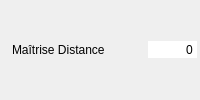
       <widget class="QWidget" name="widget_distance" native="true">
        <property name="minimumSize">
         <size>
          <width>200</width>
          <height>26</height>
         </size>
        </property>
        <layout class="QHBoxLayout" name="horizontalLayout_19">
         <property name="spacing">
          <number>2</number>
         </property>
         <property name="leftMargin">
          <number>3</number>
         </property>
         <property name="topMargin">
          <number>3</number>
         </property>
         <property name="rightMargin">
          <number>3</number>
         </property>
         <property name="bottomMargin">
          <number>3</number>
         </property>
         <item>
          <widget class="QLabel" name="label_37">
           <property name="text">
            <string/>
           </property>
           <property name="pixmap">
            <pixmap resource="../images/images.qrc">:/Aptitudes/distance.png</pixmap>
           </property>
          </widget>
         </item>
         <item>
          <widget class="QLabel" name="label_distance">
           <property name="text">
            <string>Maîtrise Distance</string>
           </property>
          </widget>
         </item>
         <item>
          <spacer name="horizontalSpacer_20">
           <property name="orientation">
            <enum>Qt::Horizontal</enum>
           </property>
           <property name="sizeHint" stdset="0">
            <size>
             <width>37</width>
             <height>12</height>
            </size>
           </property>
          </spacer>
         </item>
         <item>
          <widget class="QSpinBox" name="sp_distance">
           <property name="focusPolicy">
            <enum>Qt::NoFocus</enum>
           </property>
           <property name="autoFillBackground">
            <bool>true</bool>
           </property>
           <property name="frame">
            <bool>false</bool>
           </property>
           <property name="alignment">
            <set>Qt::AlignRight|Qt::AlignTrailing|Qt::AlignVCenter</set>
           </property>
           <property name="buttonSymbols">
            <enum>QAbstractSpinBox::NoButtons</enum>
           </property>
           <property name="suffix">
            <string/>
           </property>
           <property name="minimum">
            <number>-999999</number>
           </property>
           <property name="maximum">
            <number>9999999</number>
           </property>
           <property name="stepType">
            <enum>QAbstractSpinBox::DefaultStepType</enum>
           </property>
          </widget>
         </item>
        </layout>
       </widget>
